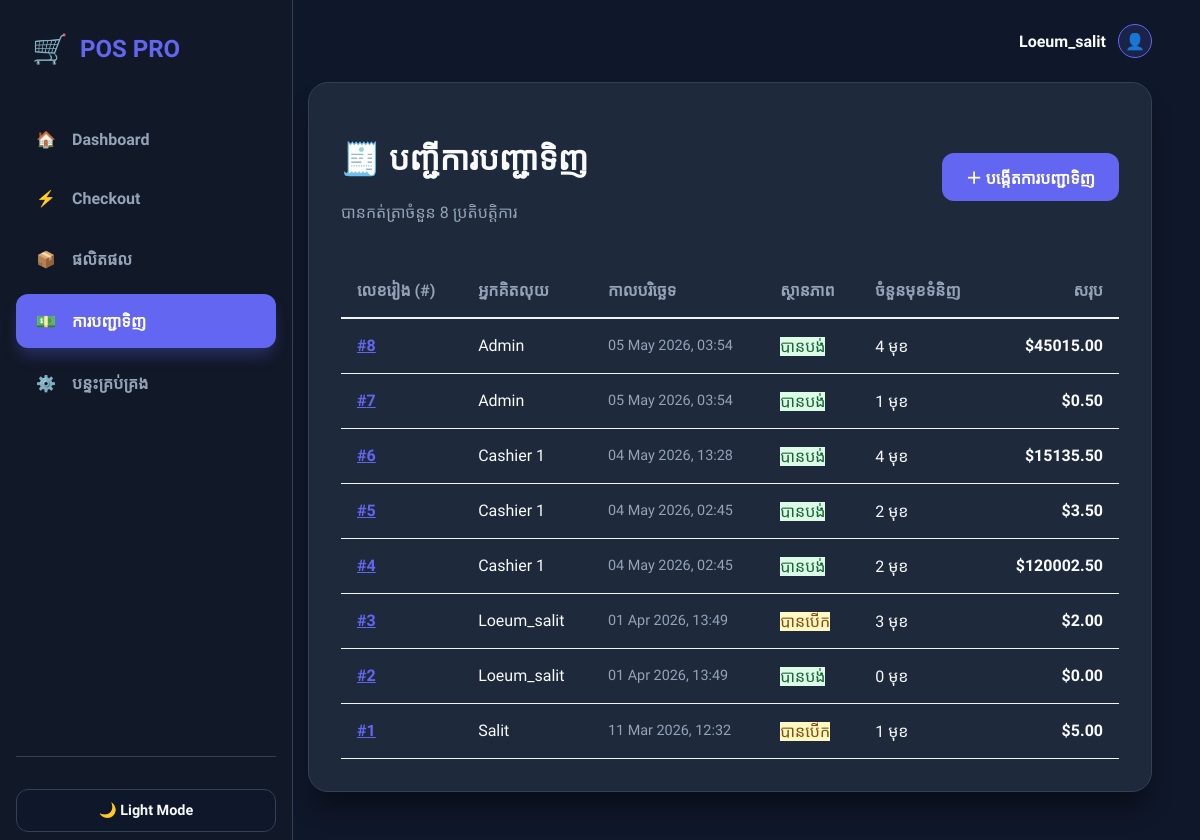
The app's page /sales/orders/ (signed in) with its own data.
### sales/models.py (models this page shows, shortened)
class Order(models.Model):
    STATUS_CHOICES = [
        ('open',       'បានបើក'),
        ('paid',       'បានបង់'),
        ('refunded',   'បានសង'),
        ('cancelled',  'បានលុបចោល'),
    ]
    cashier    = models.CharField(max_length=100)           # ឈ្មោះ ឬ ID បុគ្គលិក
    status     = models.CharField(max_length=20, choices=STATUS_CHOICES, default='open')
    created_at = models.DateTimeField(auto_now_add=True)    # កំណត់ពេលបង្កើតការបញ្ជាទិញ
    notes      = models.TextField(blank=True)
    @property
    def total(self):
        subtotal = sum(item.subtotal for item in self.items.all())
        try:
            return subtotal - self.discount.amount
        except Discount.DoesNotExist:
            return subtotal
    class Meta:
        ordering = ['-created_at']

class OrderItem(models.Model):
    order      = models.ForeignKey(Order, on_delete=models.CASCADE, related_name='items')
    product    = models.ForeignKey(Product, on_delete=models.PROTECT)   # PROTECT ការពារការលុបផលិតផលដែលមានការលក់
    quantity   = models.PositiveIntegerField(default=1)
    unit_price = models.DecimalField(max_digits=8, decimal_places=2)    # តម្លៃនៅពេលលក់
    @property
    def subtotal(self):
        return self.unit_price * self.quantity

### sales/views.py (the view)
# urls.py: path('orders/', views.order_list, name='order_list'),
@login_required
def order_list(request):
    orders = Order.objects.all()
    return render(request, 'sales/order_list.html', {'orders': orders})

### sales/templates/sales/order_list.html (shortened to what this page needs)
{% extends 'base.html' %}
{% block content %}
<div class="card">
    <div style="display: flex; justify-content: space-between; align-items: center; margin-bottom: 1.5rem;">
        <div>
            <h1>🧾 បញ្ជីការបញ្ជាទិញ</h1>
            <p style="color: var(--text-muted);">បានកត់ត្រាចំនួន {{ orders|length }} ប្រតិបត្តិការ</p>
        </div>
        <a href="/admin/sales/order/add/" class="btn btn-primary" target="_blank">
            ＋ បង្កើតការបញ្ជាទិញ
        </a>
    </div>
    <table>
        <thead>
            <tr>
                <th>លេខរៀង (#)</th>
                <th>អ្នកគិតលុយ</th>
                <th>កាលបរិច្ឆេទ</th>
                <th>ស្ថានភាព</th>
                <th>ចំនួនមុខទំនិញ</th>
                <th style="text-align: right;">សរុប</th>
            </tr>
        </thead>
        <tbody>
            {% for order in orders %}
            <tr>
                <td><a href="/sales/orders/{{ order.pk }}/" class="order-id">#{{ order.pk }}</a></td>
                <td>{{ order.cashier }}</td>
                <td style="font-size: 0.9rem; color: var(--text-muted);">{{ order.created_at|date:"d M Y, H:i" }}</td>
                <td>
                    <span class="badge status-{{ order.status }}">
                        {{ order.get_status_display }}
                    </span>
                </td>
                <td>{{ order.items.count }} មុខ</td>
                <td style="text-align: right; font-weight: 700;">${{ order.total|floatformat:2 }}</td>
            </tr>
            {% empty %}
            <tr>
                <td colspan="6" style="text-align: center; padding: 3rem; color: var(--text-muted); font-style: italic;">
                    មិនទាន់មានការបញ្ជាទិញនៅឡើយទេ។
                </td>
            </tr>
            {% endfor %}
        </tbody>
    </table>
</div>
{% endblock %}

### records on screen
Order: pk "8", cashier "Admin", created_at "05 May 2026, 03:54", status "បានបង់", items.count "4", total "45015.00"
Order: pk "7", cashier "Admin", created_at "05 May 2026, 03:54", status "បានបង់", items.count "1", total "0.50"
Order: pk "6", cashier "Cashier 1", created_at "04 May 2026, 13:28", status "បានបង់", items.count "4", total "15135.50"
Order: pk "5", cashier "Cashier 1", created_at "04 May 2026, 02:45", status "បានបង់", items.count "2", total "3.50"
Order: pk "4", cashier "Cashier 1", created_at "04 May 2026, 02:45", status "បានបង់", items.count "2", total "120002.50"
Order: pk "3", cashier "Loeum_salit", created_at "01 Apr 2026, 13:49", status "បានបើក", items.count "3", total "2.00"
Order: pk "2", cashier "Loeum_salit", created_at "01 Apr 2026, 13:49", status "បានបង់", items.count "0", total "0.00"
Order: pk "1", cashier "Salit", created_at "11 Mar 2026, 12:32", status "បានបើក", items.count "1", total "5.00"

### other values on screen
{{ orders|length }} "8"
